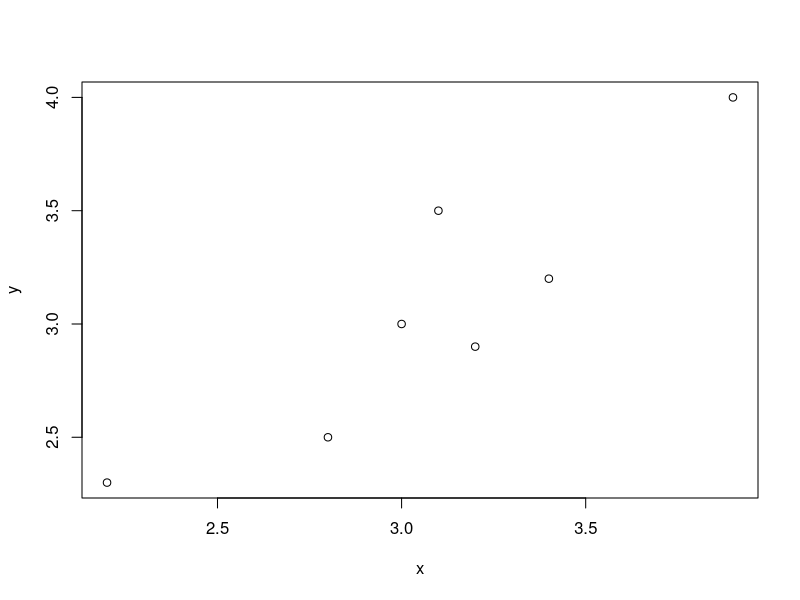
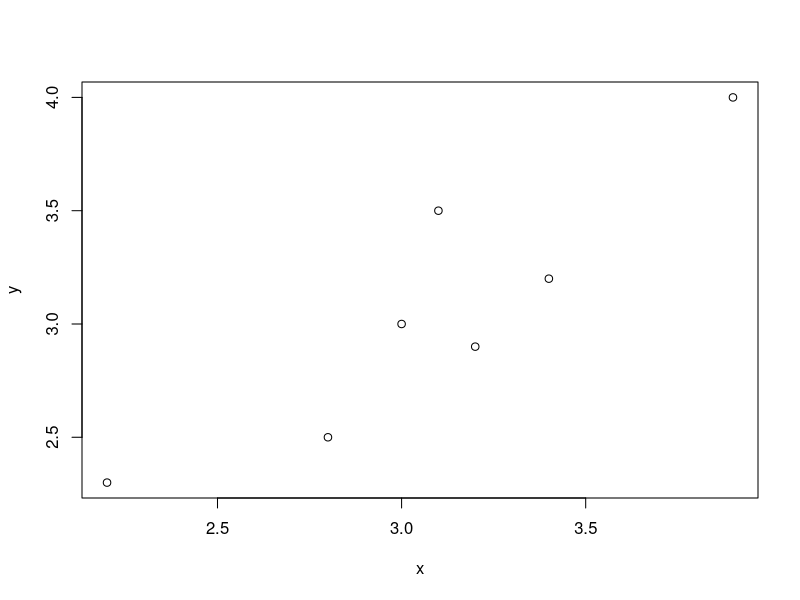
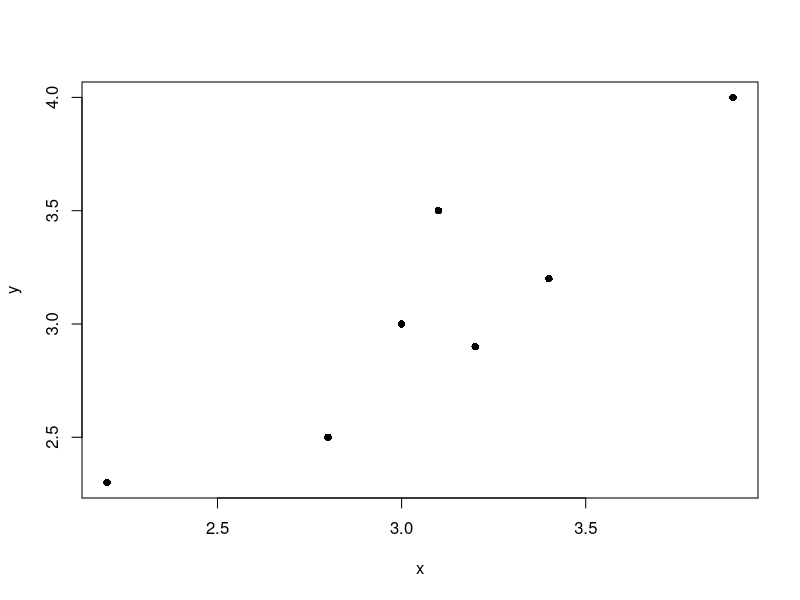
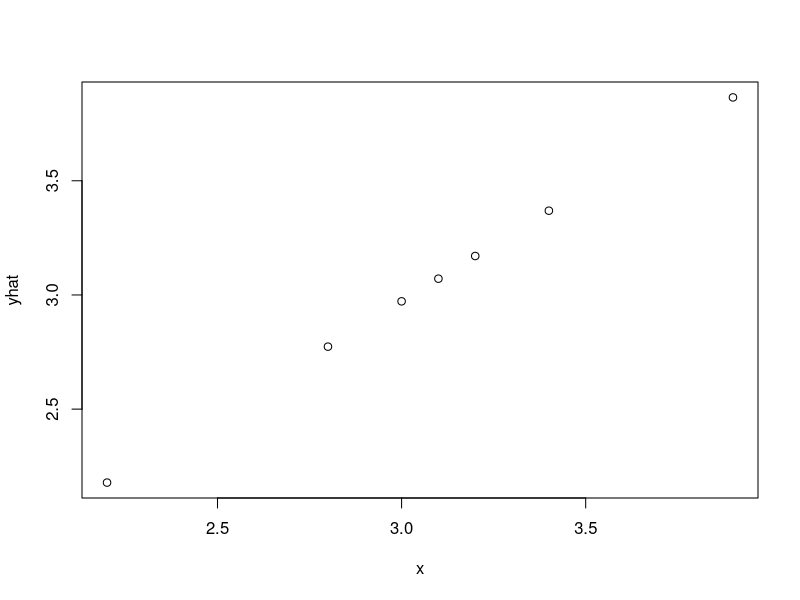
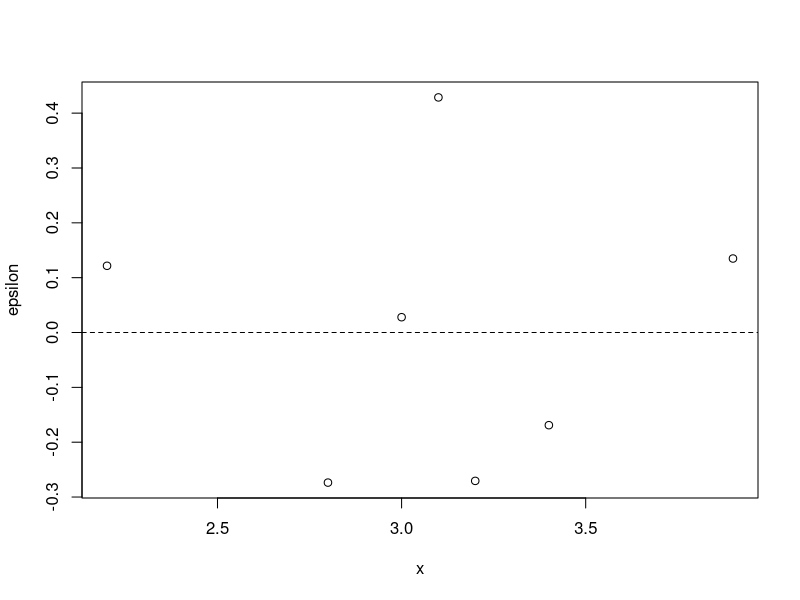
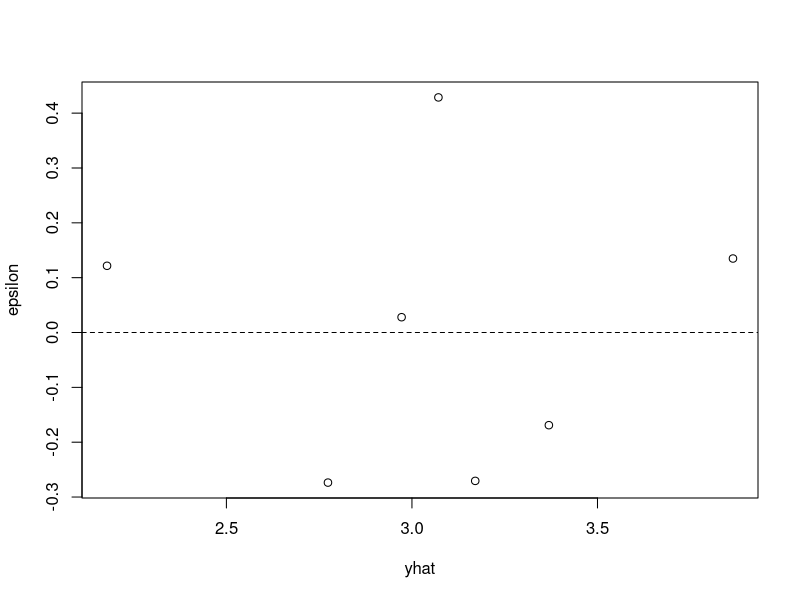
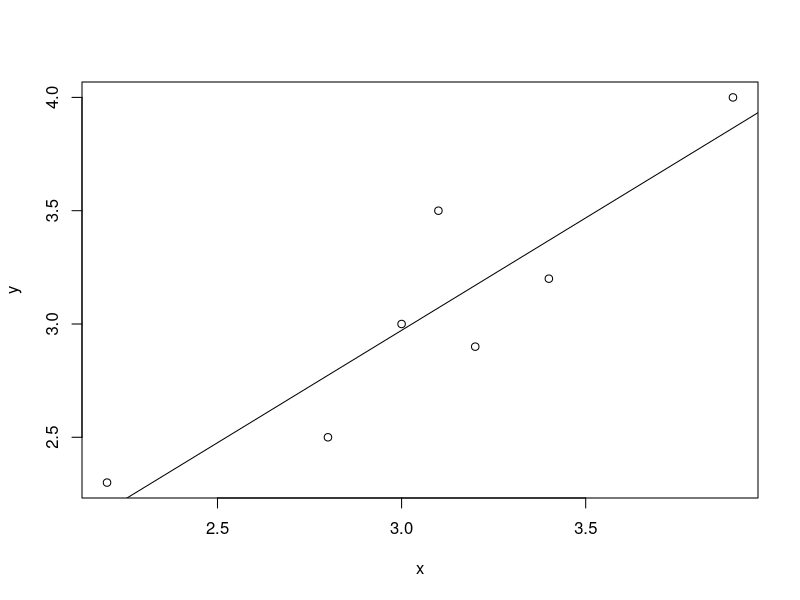
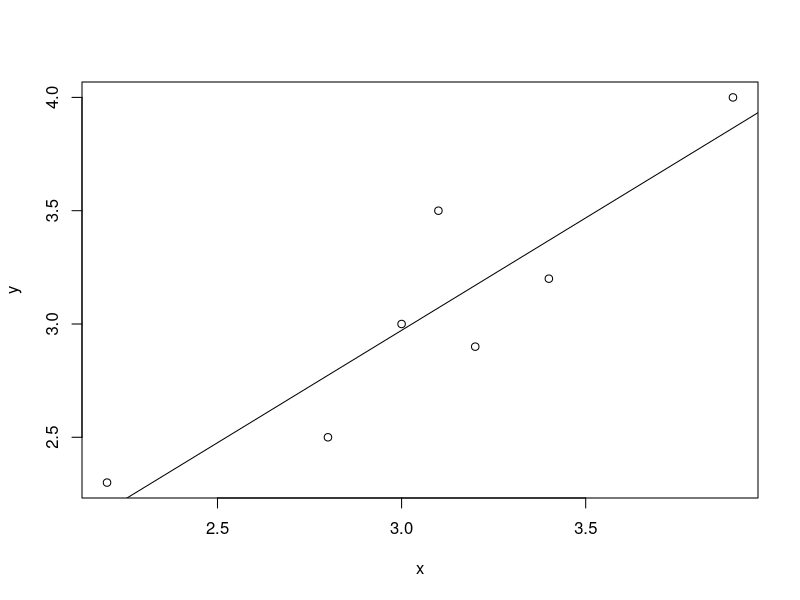

These charts were generated, in order, by the following R code:
# Read in a small example data set
x=c(3.1,3.4,3.0,3.2,3.9,2.8,2.2)
y=c(3.5,3.2,3.0,2.9,4.0,2.5,2.3)
x
y

# Two ways to plot the data
plot(x,y)
plot(y~x)
plot(y~x,pch=16) # Use ?points to find out about pch values
# Also try using ?par to find out about graphical parameters

# Fit the linear regression model
example1 = lm(y~x)
example1

summary(example1)

# Examine fitted values
yhat = fitted.values(example1)
yhat

# Compute fitted values from their definition
example1$coefficients[1]
ahat = example1$coefficients[[1]] # -0.004506066

example1$coefficients[2]
bhat = example1$coefficients[[2]] # 0.992201

yhat = ahat + bhat*x
yhat

# Now revert to fitted values computed directly by R
yhat = fitted.values(example1)
plot(yhat ~ x)

# Examine residuals
epsilon = residuals(example1)
epsilon

# Compute residuals from their definition
epsilon = y - yhat
epsilon

# Examine residual plots
plot(epsilon ~ x)
abline(h=0,lty='dashed')

plot(epsilon ~ yhat)
abline(h=0,lty='dashed')

# Plot the data together with the fitted line
plot(y~x)
abline(example1)

# Alternative way to plot data with fitted line
plot(y~x)
abline(ahat,bhat)

# CI for mean response, PI for individual response
predict(example1, data.frame(x=3.1), se.fit=T, interval="confidence")
predict(example1, data.frame(x=3.1), interval="prediction")
?predict.lm

# Analysis of Variance (ANOVA)
summary.aov(example1)


##############################################################

# Read in Anscombe's artificial data sets
data(anscombe)
attach(anscombe)

# Take a look at the data sets
anscombe

# Fit linear regression models
model1=lm(y1~x1)
model2=lm(y2~x2)
model3=lm(y3~x3)
model4=lm(y4~x4)

# Fitted model summaries
summary(model1)
summary(model2)
summary(model3)
summary(model4)

# Examine plots of the data and of the residuals

par(mfrow=c(1,2))
plot(y1~x1)
abline(model1)
plot(model1$residuals ~ x1)
abline(h=0,lty="dashed")

par(mfrow=c(1,2))
plot(y2~x2)
abline(model2)
plot(model2$residuals ~ x2)
abline(h=0,lty="dashed")

par(mfrow=c(1,2))
plot(y3~x3)
abline(model3)
plot(model3$residuals ~ x3)
abline(h=0,lty="dashed")

par(mfrow=c(1,2))
plot(y4~x4)
abline(model4)
plot(model4$residuals ~ x4)
abline(h=0,lty="dashed")

# Examine residuals and standardised residuals for model 1
model1$residuals
residuals(model1)
hatvalues(model1)
residuals(model1)/(sigma(model1)*sqrt(1-hatvalues(model1)))
rstandard(model1)

# Examine Cook's distance values for model 3
cooks.distance(model3)
par(mfrow=c(1,2))
plot(cooks.distance(model3))
plot(model3, which=4)

# Investigate the command plot(model,which=)
par(mfrow=c(2,2))
plot(model3, which=1:4)
?plot.lm
par(mfrow=c(1,1))
plot(model3)

# Investigate the effect of omitting observation 3
x5=x3[-3]
y5=y3[-3]
model5=lm(y5~x5)
par(mfrow=c(1,1))
plot(y5 ~ x5)
summary(model5)
model3
model5

##############################################################

# Read in the mammals data set
library(MASS)
data(mammals)
attach(mammals)

# Take a look at the data
mammals

# Plot the data and identify interesting points
plot(brain~body, xlab="Body weight (kg)", ylab="Brain weight (g)")
identify(brain~body, labels=row.names(mammals))

# Plot data on log-log scale and identify interesting points
plot(log(brain) ~ log(body), xlab="log(body weight)", ylab="log(brain weight)") 
identify(log(brain) ~ log(body), labels=row.names(mammals))

# Fit linear regression model on log-log scale
mammals.model.1 = lm(log(brain) ~ log(body))
summary(mammals.model.1)
par(mfrow=c(2,2))
plot(mammals.model.1, which=1:4, labels.id=row.names(mammals), add.smooth=F)
